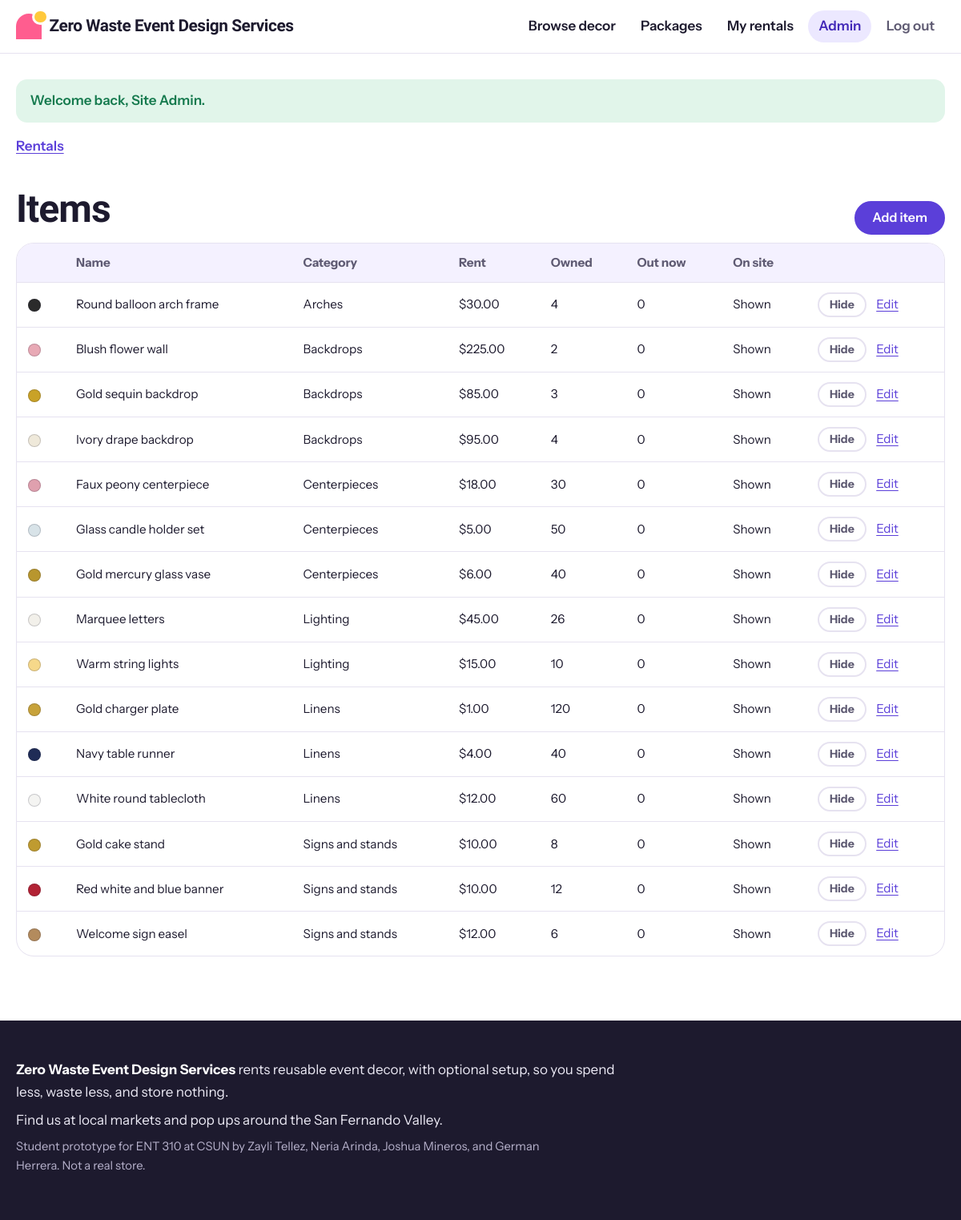
The page /admin/items.php (signed in) on the database its author committed.
### tables this page shows
CREATE TABLE items (
  id          INT AUTO_INCREMENT PRIMARY KEY,
  category_id INT NOT NULL,
  name        VARCHAR(120) NOT NULL,
  description TEXT NOT NULL,
  color_name  VARCHAR(40)  NOT NULL DEFAULT 'Assorted',
  color_hex   CHAR(7)      NOT NULL DEFAULT '#CCCCCC',
  price       DECIMAL(8,2) NOT NULL,           
  quantity    INT NOT NULL DEFAULT 1,          
  image_url   VARCHAR(500) NULL,
  is_active   TINYINT(1) NOT NULL DEFAULT 1,
  created_at  TIMESTAMP NOT NULL DEFAULT CURRENT_TIMESTAMP,
  FOREIGN KEY (category_id) REFERENCES categories(id)
);

CREATE TABLE categories (
  id    INT AUTO_INCREMENT PRIMARY KEY,
  name  VARCHAR(60) NOT NULL,
  slug  VARCHAR(60) NOT NULL UNIQUE
);

### includes/bootstrap.php (called while the page is built, shortened)
<?php
function db(): PDO
{
    static $pdo = null;
    if ($pdo === null) {
        $dsn = 'mysql:host=' . DB_HOST . ';port=' . DB_PORT . ';dbname=' . DB_NAME . ';charset=utf8mb4';
        $pdo = new PDO($dsn, DB_USER, DB_PASS, [
            PDO::ATTR_ERRMODE            => PDO::ERRMODE_EXCEPTION,
            PDO::ATTR_DEFAULT_FETCH_MODE => PDO::FETCH_ASSOC,
            PDO::ATTR_EMULATE_PREPARES   => false,
        ]);
    }
    return $pdo;
}
function base_url(): string
{
    static $base = null;
    if ($base === null) {
        $script = $_SERVER['SCRIPT_NAME'] ?? '';
        $dir = str_replace('\\', '/', dirname($script));
        if (substr($dir, -6) === '/admin') {
            $dir = substr($dir, 0, -6);
        }
        $base = rtrim($dir, '/');
    }
    return $base;
}
function url(string $path = ''): string
{
    return base_url() . '/' . ltrim($path, '/');
}
function e(?string $text): string
{
    return htmlspecialchars((string) $text, ENT_QUOTES, 'UTF-8');
}
function money($amount): string
{
    return '$' . number_format((float) $amount, 2);
}
    ob_start(); ?>

### public/admin/items.php (the view, shortened to what this page needs)
<?php
require __DIR__ . '/../../includes/bootstrap.php';
$items = db()->query("SELECT i.*, c.name AS category,
        (SELECT COALESCE(SUM(ri.quantity), 0) FROM rental_items ri
         JOIN rentals r ON r.id = ri.rental_id
         WHERE ri.item_id = i.id AND r.status = 'picked_up') AS out_now
    FROM items i JOIN categories c ON c.id = i.category_id
    ORDER BY c.name, i.name")->fetchAll();
require __DIR__ . '/../../includes/header.php';
?>
<p class="crumbs"><a href="<?= e(url('admin/index.php')) ?>">Rentals</a></p>
<div class="section-head">
  <h1>Items</h1>
  <a class="btn" href="<?= e(url('admin/item-form.php')) ?>">Add item</a>
</div>
<div class="table-wrap">
  <table>
    <thead>
      <tr><th></th><th>Name</th><th>Category</th><th>Rent</th><th>Owned</th><th>Out now</th><th>On site</th><th></th></tr>
    </thead>
    <tbody>
      <?php foreach ($items as $item): ?>
        <tr class="<?= $item['is_active'] ? '' : 'row-muted' ?>">
          <td><span class="dot" style="--swatch: <?= e($item['color_hex']) ?>"></span></td>
          <td><?= e($item['name']) ?></td>
          <td><?= e($item['category']) ?></td>
          <td><?= money($item['price']) ?></td>
          <td><?= (int) $item['quantity'] ?></td>
          <td><?= (int) $item['out_now'] ?></td>
          <td><?= $item['is_active'] ? 'Shown' : 'Hidden' ?></td>
          <td>
            <form method="post" class="inline">
              <button type="submit" class="btn btn-small btn-quiet"><?= $item['is_active'] ? 'Hide' : 'Show' ?></button>
            </form>
            <a href="<?= e(url('admin/item-form.php?id=' . $item['id'])) ?>">Edit</a>
          </td>
        </tr>
      <?php endforeach; ?>
    </tbody>
  </table>
</div>
<?php require __DIR__ . '/../../includes/footer.php'; ?>

### public/assets/style.css (style rules this page uses)
:root { --bg: #FFFFFF; --wash: #F4F1FF; --ink: #1D1A2E; --muted: #5E5A72; --line: #E6E2F0; --grape: #5B3FD9; --grape-dark: #4329B8; --grape-soft: #ECE8FF; --pink: #FF5D8F; --pink-soft: #FFE6EE; --sun: #FFC93C; --sun-soft: #FFF4D6; --leaf: #157A4E; --leaf-soft: #E1F5EA; --berry: #C7254E; --berry-soft: #FDE8EE; --display: "Bricolage Grotesque", "Segoe UI", system-ui, sans-serif; --body: "Instrument Sans", "Segoe UI", system-ui, sans-serif; --r-card: 22px; --r-input: 12px; --gap: clamp(1rem, 3vw, 1.5rem); --shadow: 0 1px 2px rgba(29, 26, 46, 0.06), 0 8px 24px rgba(29, 26, 46, 0.06); }
*, *::before, *::after { box-sizing: border-box; }
html { -webkit-text-size-adjust: 100%; }
body { margin: 0; background: var(--bg); color: var(--ink); font: 400 1.0625rem/1.6 var(--body); }
a { color: var(--grape); text-underline-offset: 0.18em; }
h1, h2, h3 { font-family: var(--display); font-weight: 800; line-height: 1.05; letter-spacing: -0.02em; margin: 0 0 0.5em; }
h1 { font-size: clamp(2.1rem, 4.5vw, 3rem); }
p { margin: 0 0 1rem; max-width: 68ch; }
.inline { display: inline; }
.btn { display: inline-flex; align-items: center; justify-content: center; background: var(--grape); color: #fff; border: 2px solid var(--grape); border-radius: 999px; padding: 0.6rem 1.25rem; font: 700 1rem/1.2 var(--body); text-decoration: none; cursor: pointer; transition: transform 0.15s ease, background-color 0.15s ease; }
.btn-small { padding: 0.32rem 0.8rem; font-size: 0.88rem; }
.btn-quiet { background: transparent; color: var(--muted); border-color: var(--line); }
.section-head { display: flex; align-items: baseline; justify-content: space-between; gap: 1rem; flex-wrap: wrap; margin-top: 2.5rem; }
.section-head h1, .section-head h2 { margin: 0 0 1rem; }
.section-head > a { font-weight: 600; }
.dot { display: inline-block; width: 1rem; height: 1rem; border-radius: 50%; background: var(--swatch, #ccc); box-shadow: inset 0 0 0 1px rgba(29, 26, 46, 0.2); vertical-align: middle; flex: none; }
.crumbs { margin-bottom: 1rem; font-weight: 600; }
.table-wrap { overflow-x: auto; background: #fff; border: 1px solid var(--line); border-radius: var(--r-card); }
table { border-collapse: collapse; width: 100%; font-size: 0.95rem; }
th, td { text-align: left; padding: 0.75rem 0.9rem; border-bottom: 1px solid var(--line); vertical-align: middle; }
tr:last-child td { border-bottom: 0; }
th { font-weight: 700; color: var(--muted); background: var(--wash); }
td .inline + a { margin-left: 0.6rem; }

### rows shown on the page
items: name "Round balloon arch frame", category.name "Arches", price "$30.00", quantity "4", out_now "0", is_active "Shown"
items: name "Blush flower wall", category.name "Backdrops", price "$225.00", quantity "2", out_now "0", is_active "Shown"
items: name "Gold sequin backdrop", category.name "Backdrops", price "$85.00", quantity "3", out_now "0", is_active "Shown"
items: name "Ivory drape backdrop", category.name "Backdrops", price "$95.00", quantity "4", out_now "0", is_active "Shown"
items: name "Faux peony centerpiece", category.name "Centerpieces", price "$18.00", quantity "30", out_now "0", is_active "Shown"
items: name "Glass candle holder set", category.name "Centerpieces", price "$5.00", quantity "50", out_now "0", is_active "Shown"
items: name "Gold mercury glass vase", category.name "Centerpieces", price "$6.00", quantity "40", out_now "0", is_active "Shown"
items: name "Marquee letters", category.name "Lighting", price "$45.00", quantity "26", out_now "0", is_active "Shown"
items: name "Warm string lights", category.name "Lighting", price "$15.00", quantity "10", out_now "0", is_active "Shown"
items: name "Gold charger plate", category.name "Linens", price "$1.00", quantity "120", out_now "0", is_active "Shown"
items: name "Navy table runner", category.name "Linens", price "$4.00", quantity "40", out_now "0", is_active "Shown"
items: name "White round tablecloth", category.name "Linens", price "$12.00", quantity "60", out_now "0", is_active "Shown"
items: name "Gold cake stand", category.name "Signs and stands", price "$10.00", quantity "8", out_now "0", is_active "Shown"
items: name "Red white and blue banner", category.name "Signs and stands", price "$10.00", quantity "12", out_now "0", is_active "Shown"
items: name "Welcome sign easel", category.name "Signs and stands", price "$12.00", quantity "6", out_now "0", is_active "Shown"

### other values the page prints
SITE_NAME "Zero Waste Event Design Services"
$label "Browse decor Packages My rentals Admin"
$f['message'] "Welcome back, Site Admin."
